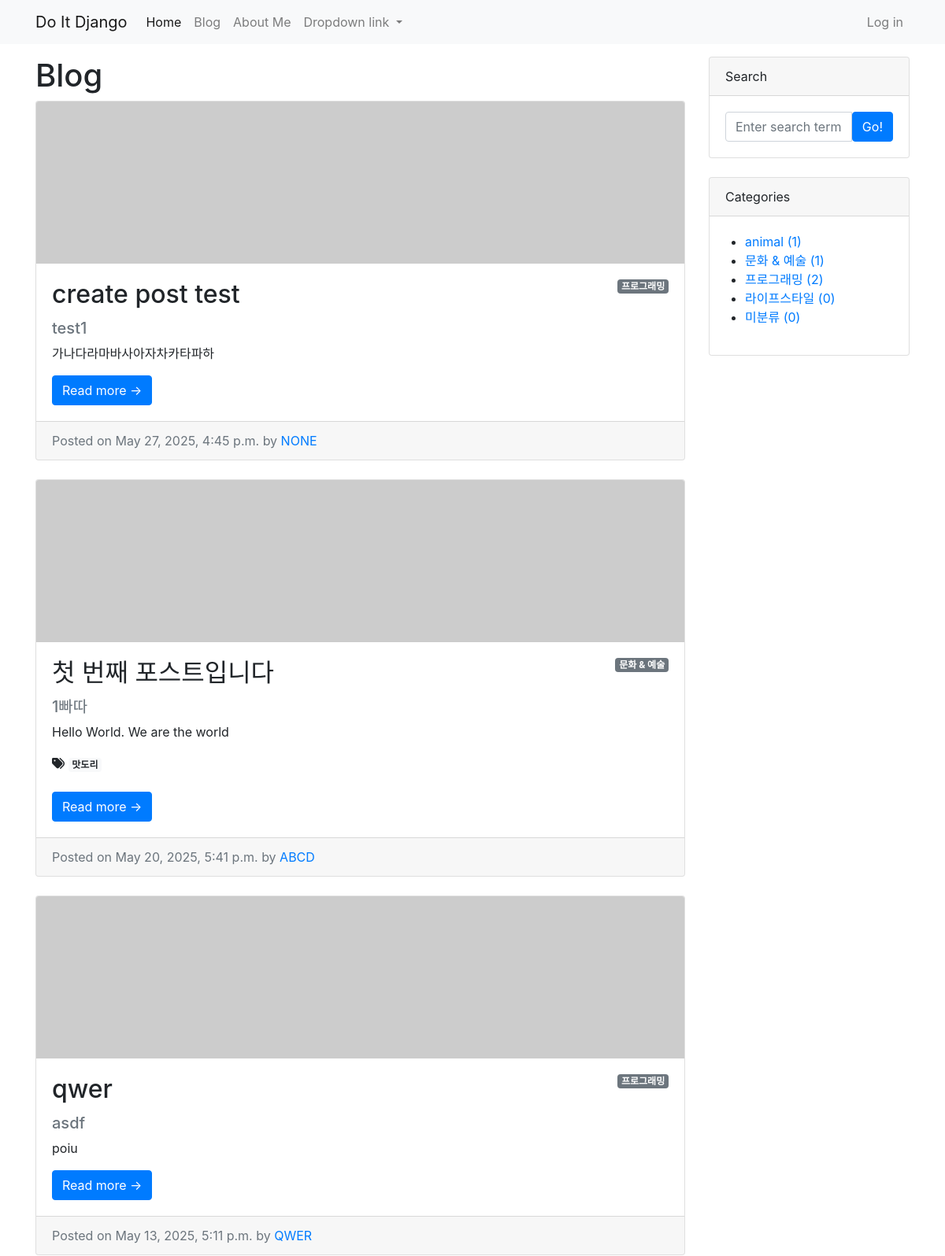
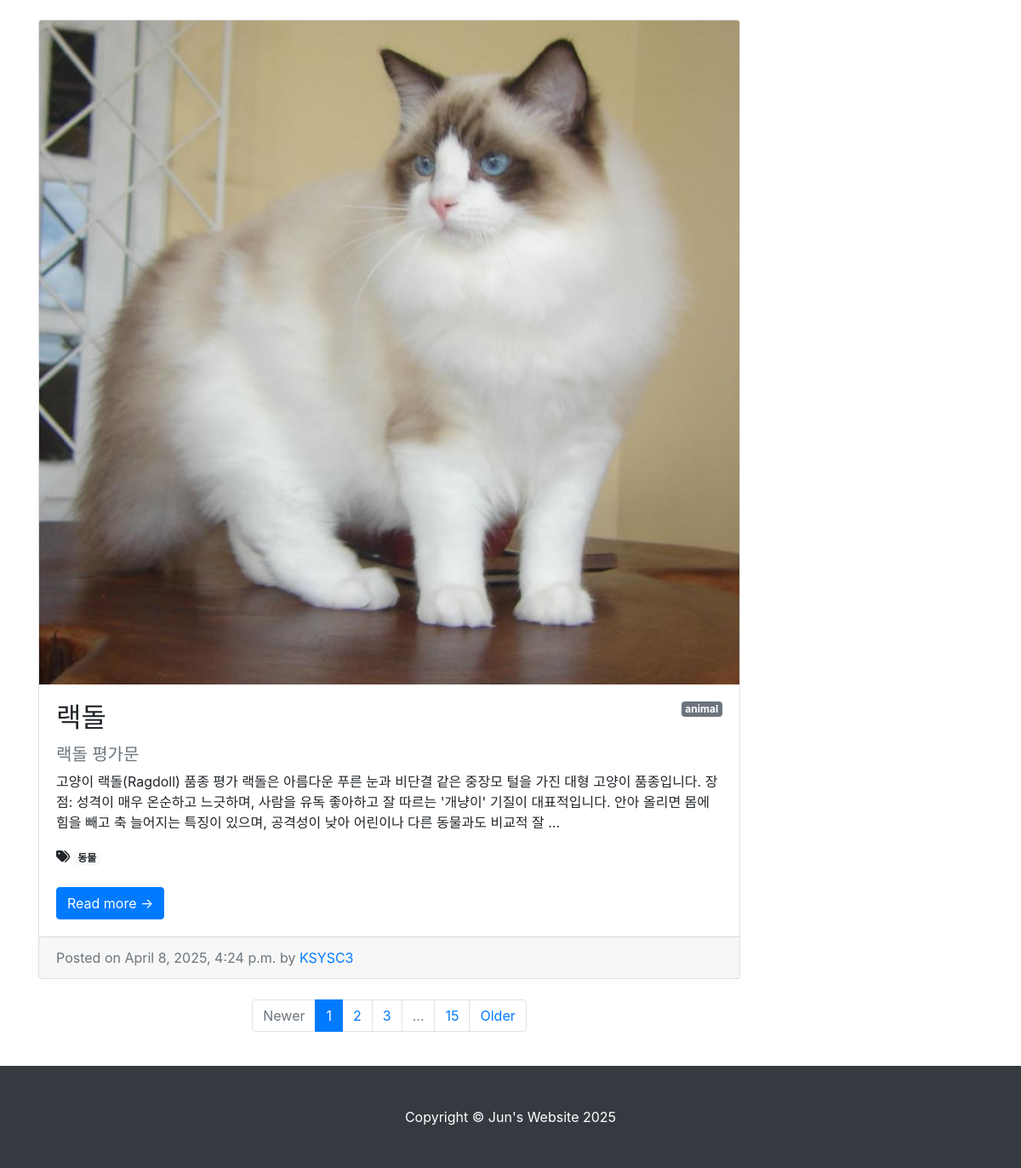
Screenshot of /blog/ with the database file from the repository (2 pictures, top to bottom).
### blog/models.py (models this page shows, shortened)
class Post(models.Model):
    title = models.CharField(max_length=30)
    hook_text = models.CharField(max_length=100, blank=True)
    content = models.TextField()
    head_image = models.ImageField(upload_to='blog/images/%Y/%m/%d/', blank=True)
    file_upload = models.FileField(upload_to='blog/files/%Y/%m/%d/', blank=True)
    created_at = models.DateTimeField(auto_now_add=True)
    updated_at = models.DateTimeField(auto_now=True)
    author = models.ForeignKey(User, null=True, blank=True, on_delete=models.SET_NULL) #CASCADEL
    category = models.ForeignKey(Category, null=True, blank=True, on_delete=models.SET_NULL)
    tags = models.ManyToManyField(Tag, null=True, blank=True)
    def __str__(self):
        return f'[{self.pk}]{self.title} :: {self.author}'
    def get_absolute_url(self):
        return f'/blog/{self.pk}/'

class Category(models.Model):
    name = models.CharField(max_length=50, unique=True)
    slug = models.SlugField(max_length=200, unique=True, allow_unicode=True)
    def __str__(self):
        return self.name
    def get_absolute_url(self):
        return f'/blog/category/{self.slug}/'
    class Meta:
        verbose_name_plural = 'Categories'

class Tag(models.Model):
    name = models.CharField(max_length=50)
    slug = models.SlugField(max_length=200, unique=True, allow_unicode=True)
    def __str__(self):
        return self.name
    def get_absolute_url(self):
        return f'/blog/tag/{self.slug}/'

### blog/views.py (the view)
# urls.py: path('', views.PostList.as_view()),
class PostList(ListView):
    model = Post
    ordering = '-pk'
    def get_context_data(self, **kwargs):
        context = super(PostList, self).get_context_data()
        context['categories'] = Category.objects.all()
        context['no_category_post_count'] = Post.objects.filter(category=None).count()
        return context

### blog/templates/blog/post_list.html (shortened to what this page needs)
{% extends 'blog/base.html' %}
{% block main_area %}
    <h1>Blog
    </h1>
    {% if post_list.exists %}
        {% for p in post_list %}
        <div class="card mb-4" id="post-{{ p.pk }}">
            {% if p.head_image %}
                <a href="#!"><img class="card-img-top" src="{{ p.head_image.url }}" alt="{{ p }} head image" /></a>
            {% else %}
                <a href="#!"><img class="card-img-top" src="https://picsum.photos/seed/{{ p.id }}/800/200
                    "alt="random_image" /></a>
            {% endif %}
            <div class="card-body">
                {% if p.category %}
                    <span class="badge badge-secondary float-right">{{ p.category }}</span>
                {% else %}
                    <span class="badge badge-secondary float-right">미분류</span>
                {% endif %}
                <h2 class="card-title">{{ p.title }}</h2>
                {% if p.hook_text %}
                    <h5 class="text-muted">{{ p.hook_text }}</h5>
                {% endif %}
                <p class="card-text">{{ p.content | truncatewords:45 }}</p>
                {% if p.tags.exists %}
                    <i class="fas fa-tags"></i>
                    {% for tag in p.tags.iterator %}
                        <a href="{{ tag.get_absolute_url }}"><span class="badge badge-pil badge-light">{{ tag }}</span></a>
                    {% endfor %}
                    <br/>
                    <br/>
                {% endif %}
                <a href="{{ p.get_absolute_url }}" class="btn btn-primary">Read more &rarr;</a>
            </div>
            <div class="card-footer text-muted">
                Posted on {{ p.created_at }} by
                <a href="#">{{ p.author | upper }}</a>
            </div>
        </div>
        {% endfor %}
    {% else %}
        <h3>아직 게시물이 없습니다.</h3>
    {% endif %}
        <ul class="pagination justify-content-center my-4">
            <li class="page-item disabled"><a class="page-link" href="#" tabindex="-1" aria-disabled="true">Newer</a></li>
            <li class="page-item active" aria-current="page"><a class="page-link" href="#!">1</a></li>
            <li class="page-item"><a class="page-link" href="#!">2</a></li>
            <li class="page-item"><a class="page-link" href="#!">3</a></li>
            <li class="page-item disabled"><a class="page-link" href="#!">...</a></li>
            <li class="page-item"><a class="page-link" href="#!">15</a></li>
            <li class="page-item"><a class="page-link" href="#!">Older</a></li>
        </ul>
{% endblock %}

### blog/templates/blog/base.html (shortened to what this page needs)
<!DOCTYPE html>
{% load static %}
<html lang="en">
    <head>
        <link rel="stylesheet" href="{% static 'blog/bootstrap/bootstrap.min.css' %}"media="screen">
    </head>
    <body>
        {% include 'blog/navbar.html' %}
        <div class="container my-3">
            <div class="row">
                <div class="col-md-8 col-lg-9" id="main-area">
                    {% block main_area %}
                    {% endblock %}
                </div>
                <div class="col-md-4 col-lg-3">
                    <div class="card mb-4">
                        <div class="card-header">Search</div>
                        <div class="card-body">
                            <div class="input-group">
                                <input class="form-control" type="text" placeholder="Enter search term..." aria-label="Enter search term..." aria-describedby="button-search" />
                                <button class="btn btn-primary" id="button-search" type="button">Go!</button>
                            </div>
                        </div>
                    </div>
                    <div class="card mb-4" id="Categories-card">
                        <div class="card-header">Categories</div>
                        <div class="card-body">
                            <div class="row">
                                    <ul>
                                        {% for category in categories %}
                                        <li><a href="{{ category.get_absolute_url }}">{{ category }} ({{ category.post_set.count }})</a></li>
                                        {% endfor %}
                                        <li><a href="/blog/category/no_category/">미분류 ({{ no_category_post_count }})</a></li>
                                    </ul>
                            </div>
                        </div>
                    </div>
                </div>
            </div>
        </div>
        {% include 'blog/footer.html' %}
    </body>
</html>

### rows the page displays
Post: category "프로그래밍", title "create post test", hook_text "test1", content "가나다라마바사아자차카타파하", created_at "May 27, 2025, 4:45 p.m.", author "NONE"
Post: category "문화 & 예술", title "첫 번째 포스트입니다", hook_text "1빠따", content "Hello World. We are the world", created_at "May 20, 2025, 5:41 p.m.", author "ABCD"
Tag: name "맛도리"
Post: category "프로그래밍", title "qwer", hook_text "asdf", content "poiu", created_at "May 13, 2025, 5:11 p.m.", author "QWER"
Post: head_image (picture), category "animal", title "랙돌", hook_text "랙돌 평가문", content "고양이 랙돌(Ragdoll) 품종 평가 랙돌은 아름다운 푸른 눈과 비단결 같은 중장모 털을 가진 대형 고양이 품종입니다. 장점: 성격이 매우 온순하고 느긋하며, 사람을 유독 좋아하고 잘 따르는 '개냥이' 기질이 대표적입니다. 안아 올리면 몸에 힘을 빼고 축 늘어지는 특징이 있으며, 공격성이 낮아 어린이나 다른 동물과도 비교적 잘 …", created_at "April 8, 2025, 4:24 p.m.", author "KSYSC3"
Tag: name "동물"
Category: name "animal", post_set.count "1"
Category: name "문화 & 예술", post_set.count "1"
Category: name "프로그래밍", post_set.count "2"
Category: name "라이프스타일", post_set.count "0"

### other values shown
{{ no_category_post_count }} "0"
